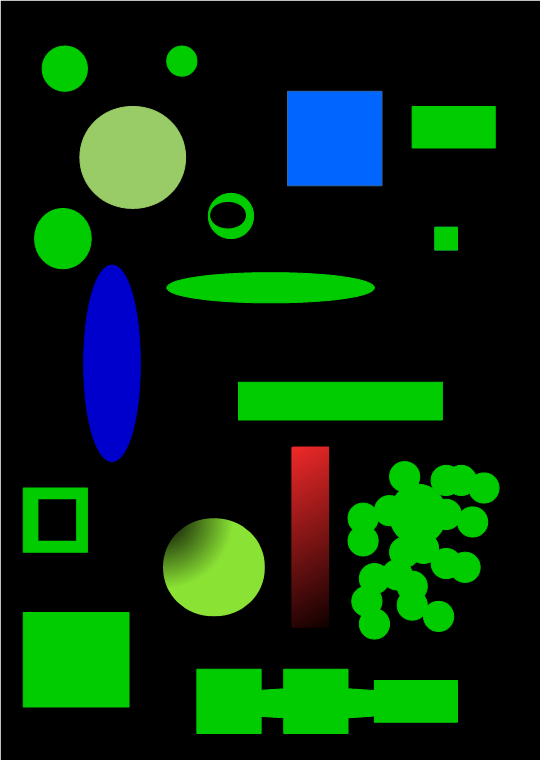
#> input picture detect_blob.png, 541 x 760 px
$ python 'contour object detection.py'   (older library calls are emulated)
#> lines starting #> are read from the running program, lines starting #| are printed output that depends on the picture; after the words box and inside, x2 and y2 are one past the last pixel; in counts of white or black regions, pixels touching at a corner belong together
import numpy as np
import cv2

img = cv2.imread('detect_blob.png' ,1)
#> img is the input picture: shape (760, 541, 3); mean B, G, R 14.5, 44, 8.8
gray = cv2.cvtColor(img, cv2.COLOR_RGB2GRAY)
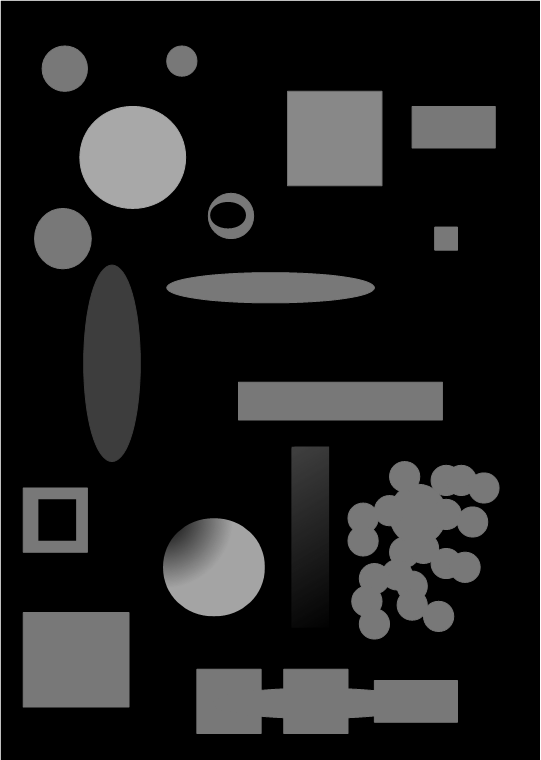
#> gray: shape (760, 541); min 0, max 255, mean 31.2

# now we will create a binary image
thresh  = cv2.adaptiveThreshold(gray,255,cv2.ADAPTIVE_THRESH_GAUSSIAN_C,cv2.THRESH_BINARY,155,1)
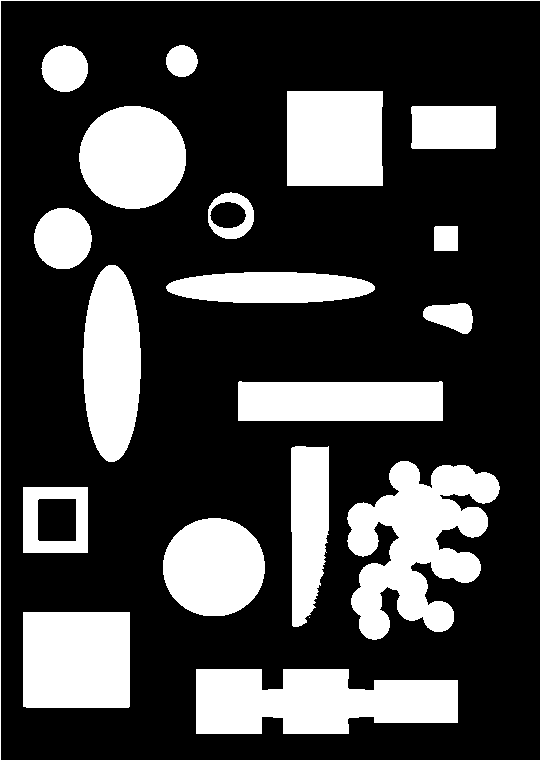
#> thresh: shape (760, 541); 26.5% white; 20 white regions (1 under 20 px)
cv2.imshow('binary', thresh)

# NOTE: contours takes binary image input
_, contours, hierarchy = cv2.findContours(thresh, cv2.RETR_TREE , cv2.CHAIN_APPROX_SIMPLE)
#> contours = 22 contours, 2 with area under 20; largest, box (x1, y1, x2, y2) and area: (347, 461, 500, 640) 14530, (196, 669, 458, 734) 13097, (23, 612, 130, 708) 10067, (287, 91, 383, 186) 8871, (83, 265, 141, 462) 8836

# contours returns => list of individual contours
# each contour is a list of points which describes parameter of object

img2 = img.copy()
index = -1 # index => index of contour we want to draw ,-1 for all contours
thickness = 4
color = (255, 0 ,255) # pink

# contours are drawn over an image , here img2

cv2.drawContours(img2, contours, index, color, thickness) # overlapping contours and img2
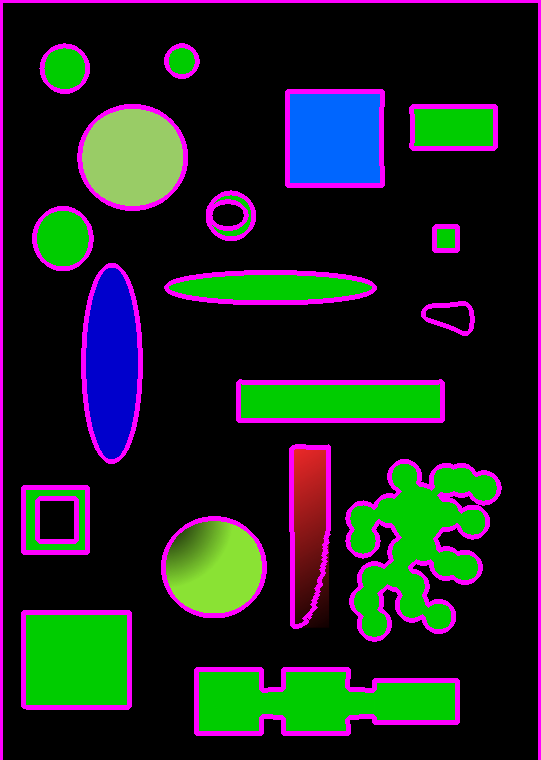
#> img2: shape (760, 541, 3); 9.19% of pixels changed, all inside (x1, y1, x2, y2) = (0, 0, 541, 760)
cv2.imshow("Contours",img2 )


cv2.waitKey(0)
cv2.destroyAllWindows()
